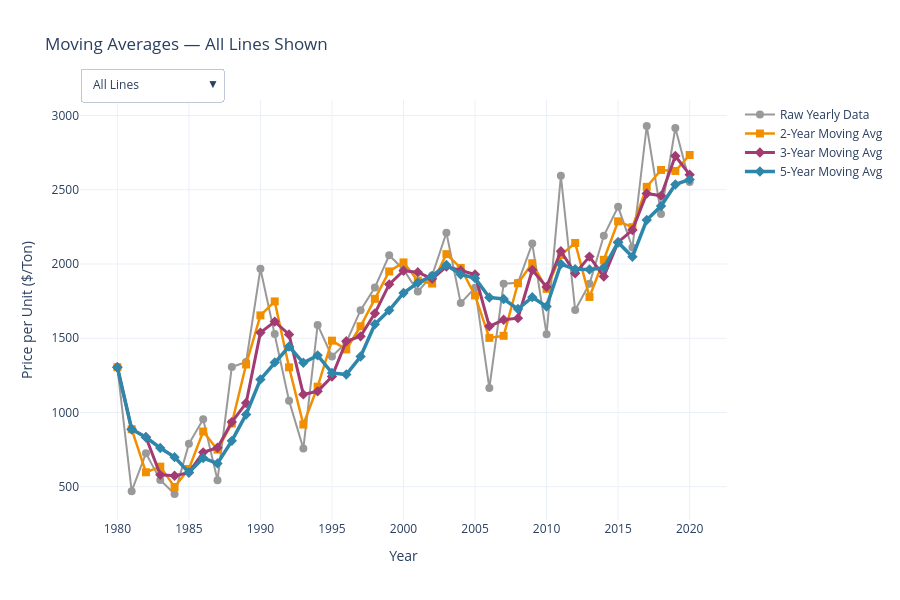

Write notebook code for a chart like this one.
### Markdown cell above
### Moving average: Interactive

### Code cell
# INTERACTIVE MOVING AVERAGE PLOT: Click lines to toggle visibility
import plotly.graph_objects as go

fig = go.Figure()

# Add all lines
line_names = ['Raw Yearly Data', '2-Year Moving Avg', '3-Year Moving Avg', '5-Year Moving Avg']
line_data = [
    (yearly_sorted['Price P/U'], '#999999', 'circle', 2),
    (yearly_sorted['MA_2yr'], '#F18F01', 'square', 2.5),
    (yearly_sorted['MA_3yr'], '#A23B72', 'diamond', 3),
    (yearly_sorted['MA_5yr'], '#2E86AB', 'diamond', 3.5)
]

for i, (data, color, symbol, width) in enumerate(line_data):
    hover_text = '<b>' + line_names[i] + '</b><br>Year: %{x}<br>Price: $%{y:.2f}<extra></extra>'
    fig.add_trace(
        go.Scatter(
            x=yearly_sorted['Year'],
            y=data,
            mode='lines+markers',
            name=line_names[i],
            line=dict(color=color, width=width),
            marker=dict(symbol=symbol, size=8),
            hovertemplate=hover_text,
            visible=True
        )
    )

# Create buttons
buttons = []

# Button to show all lines
all_visible = [True] * len(line_names)
buttons.append(
    dict(
        label='All Lines',
        method='update',
        args=[
            {'visible': all_visible},
            {'title': 'Moving Averages — All Lines Shown'}
        ]
    )
)

# Button for each individual line
for idx, line_name in enumerate(line_names):
    visible = [False] * len(line_names)
    visible[idx] = True
    buttons.append(
        dict(
            label=line_name.split('(')[0].strip(),
            method='update',
            args=[
                {'visible': visible},
                {'title': 'Moving Averages — ' + line_name}
            ]
        )
    )

# Update layout with buttons
fig.update_layout(
    updatemenus=[
        dict(
            buttons=buttons,
            direction='down',
            pad={'r': 10, 't': 10},
            showactive=True,
            x=0.0,
            xanchor='left',
            y=1.10,
            yanchor='top'
        )
    ],
    title='Moving Averages — All Lines Shown',
    xaxis_title='Year',
    yaxis_title='Price per Unit ($/Ton)',
    hovermode='x unified',
    height=600,
    template='plotly_white',
    font=dict(size=12)
)

fig.show()

### Figure 1 — Plotly figure (JSON) as saved in the notebook; plotly's stock layout.template omitted (floating-point values rounded to 4 significant figures)
{"data": [{"hovertemplate": "<b>Raw Yearly Data</b><br>Year: %{x}<br>Price: $%{y:.2f}<extra></extra>", "line": {"color": "#999999", "width": 2}, "marker": {"size": 8, "symbol": "circle"}, "mode": "lines+markers", "name": "Raw Yearly Data", "type": "scatter", "visible": true, "x": [1980, 1981, 1982, 1983, 1984, 1985, 1986, 1987, 1988, 1989, 1990, 1991, 1992, 1993, 1994, 1995, 1996, 1997, 1998, 1999, 2000, 2001, 2002, 2003, 2004, 2005, 2006, 2007, 2008, 2009, 2010, 2011, 2012, 2013, 2014, 2015, 2016, 2017, 2018, 2019, 2020], "y": [1304.0, 469.8, 724.5, 545.6, 450.8, 788.5, 954.7, 544.3, 1306.0, 1340.0, 1968.0, 1528.0, 1080.0, 757.5, 1590.0, 1377.0, 1472.0, 1689.0, 1842.0, 2058.0, 1963.0, 1814.0, 1923.0, 2210.0, 1737.0, 1840.0, 1165.0, 1868.0, 1873.0, 2137.0, 1527.0, 2594.0, 1690.0, 1866.0, 2190.0, 2385.0, 2110.0, 2929.0, 2337.0, 2916.0, 2552.0]}, {"hovertemplate": "<b>2-Year Moving Avg</b><br>Year: %{x}<br>Price: $%{y:.2f}<extra></extra>", "line": {"color": "#F18F01", "width": 2.5}, "marker": {"size": 8, "symbol": "square"}, "mode": "lines+markers", "name": "2-Year Moving Avg", "type": "scatter", "visible": true, "x": [1980, 1981, 1982, 1983, 1984, 1985, 1986, 1987, 1988, 1989, 1990, 1991, 1992, 1993, 1994, 1995, 1996, 1997, 1998, 1999, 2000, 2001, 2002, 2003, 2004, 2005, 2006, 2007, 2008, 2009, 2010, 2011, 2012, 2013, 2014, 2015, 2016, 2017, 2018, 2019, 2020], "y": [1304.0, 887.1, 597.2, 635.0, 498.2, 619.7, 871.6, 749.5, 925.4, 1323.0, 1654.0, 1748.0, 1304.0, 918.6, 1174.0, 1484.0, 1425.0, 1580.0, 1765.0, 1950.0, 2011.0, 1888.0, 1868.0, 2066.0, 1973.0, 1788.0, 1502.0, 1516.0, 1870.0, 2005.0, 1832.0, 2060.0, 2142.0, 1778.0, 2028.0, 2288.0, 2248.0, 2520.0, 2633.0, 2627.0, 2734.0]}, {"hovertemplate": "<b>3-Year Moving Avg</b><br>Year: %{x}<br>Price: $%{y:.2f}<extra></extra>", "line": {"color": "#A23B72", "width": 3}, "marker": {"size": 8, "symbol": "diamond"}, "mode": "lines+markers", "name": "3-Year Moving Avg", "type": "scatter", "visible": true, "x": [1980, 1981, 1982, 1983, 1984, 1985, 1986, 1987, 1988, 1989, 1990, 1991, 1992, 1993, 1994, 1995, 1996, 1997, 1998, 1999, 2000, 2001, 2002, 2003, 2004, 2005, 2006, 2007, 2008, 2009, 2010, 2011, 2012, 2013, 2014, 2015, 2016, 2017, 2018, 2019, 2020], "y": [1304.0, 887.1, 832.9, 580.0, 573.6, 595.0, 731.4, 762.5, 935.2, 1063.0, 1538.0, 1612.0, 1525.0, 1122.0, 1142.0, 1242.0, 1480.0, 1513.0, 1668.0, 1863.0, 1954.0, 1945.0, 1900.0, 1982.0, 1956.0, 1929.0, 1580.0, 1624.0, 1635.0, 1959.0, 1846.0, 2086.0, 1937.0, 2050.0, 1915.0, 2147.0, 2228.0, 2475.0, 2459.0, 2728.0, 2602.0]}, {"hovertemplate": "<b>5-Year Moving Avg</b><br>Year: %{x}<br>Price: $%{y:.2f}<extra></extra>", "line": {"color": "#2E86AB", "width": 3.5}, "marker": {"size": 8, "symbol": "diamond"}, "mode": "lines+markers", "name": "5-Year Moving Avg", "type": "scatter", "visible": true, "x": [1980, 1981, 1982, 1983, 1984, 1985, 1986, 1987, 1988, 1989, 1990, 1991, 1992, 1993, 1994, 1995, 1996, 1997, 1998, 1999, 2000, 2001, 2002, 2003, 2004, 2005, 2006, 2007, 2008, 2009, 2010, 2011, 2012, 2013, 2014, 2015, 2016, 2017, 2018, 2019, 2020], "y": [1304.0, 887.1, 832.9, 761.1, 699.0, 595.9, 692.8, 656.8, 809.0, 986.7, 1223.0, 1337.0, 1444.0, 1335.0, 1385.0, 1266.0, 1255.0, 1377.0, 1594.0, 1688.0, 1805.0, 1873.0, 1920.0, 1994.0, 1929.0, 1905.0, 1775.0, 1764.0, 1696.0, 1777.0, 1714.0, 2000.0, 1964.0, 1963.0, 1973.0, 2145.0, 2048.0, 2296.0, 2390.0, 2536.0, 2569.0]}], "layout": {"font": {"size": 12}, "height": 600, "hovermode": "x unified", "title": {"text": "Moving Averages — All Lines Shown"}, "updatemenus": [{"buttons": [{"args": [{"visible": [true, true, true, true]}, {"title": "Moving Averages — All Lines Shown"}], "label": "All Lines", "method": "update"}, {"args": [{"visible": [true, false, false, false]}, {"title": "Moving Averages — Raw Yearly Data"}], "label": "Raw Yearly Data", "method": "update"}, {"args": [{"visible": [false, true, false, false]}, {"title": "Moving Averages — 2-Year Moving Avg"}], "label": "2-Year Moving Avg", "method": "update"}, {"args": [{"visible": [false, false, true, false]}, {"title": "Moving Averages — 3-Year Moving Avg"}], "label": "3-Year Moving Avg", "method": "update"}, {"args": [{"visible": [false, false, false, true]}, {"title": "Moving Averages — 5-Year Moving Avg"}], "label": "5-Year Moving Avg", "method": "update"}], "direction": "down", "pad": {"r": 10, "t": 10}, "showactive": true, "x": 0, "xanchor": "left", "y": 1.1, "yanchor": "top"}], "xaxis": {"title": {"text": "Year"}}, "yaxis": {"title": {"text": "Price per Unit ($/Ton)"}}}}
